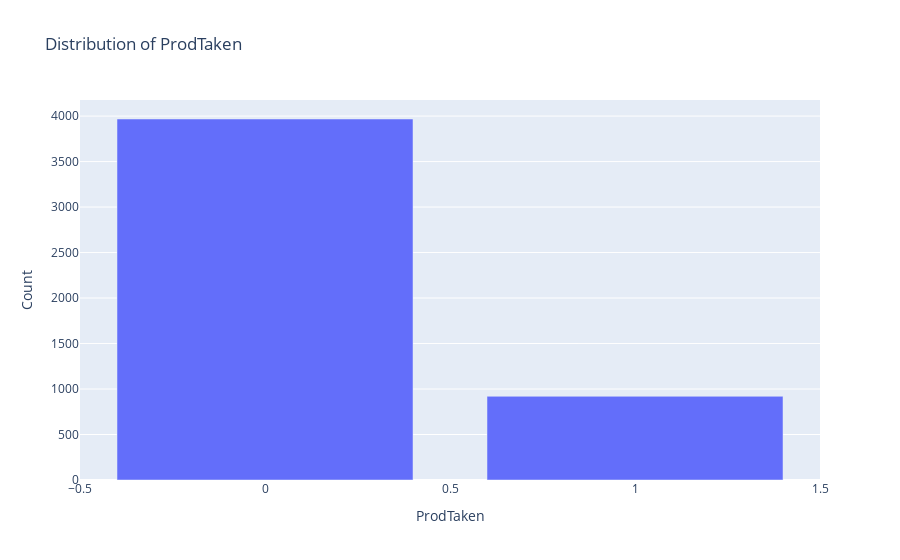
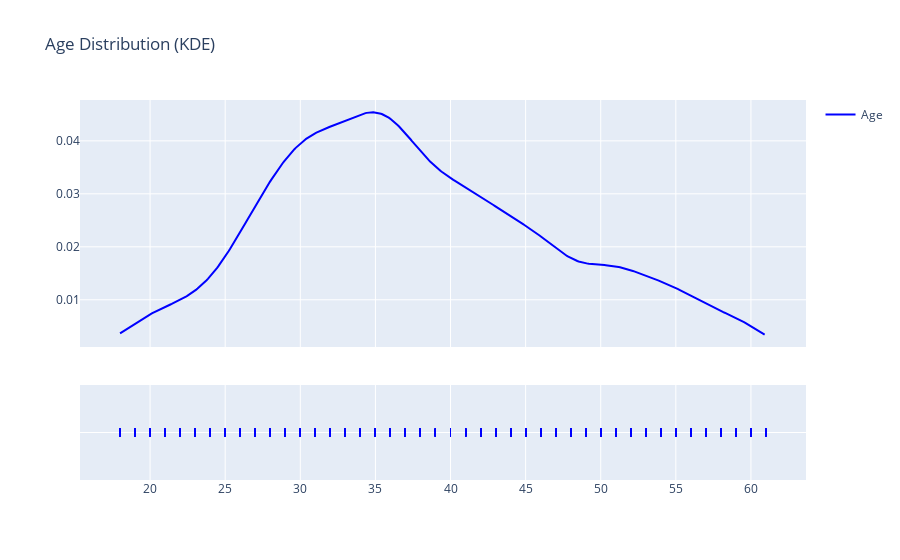
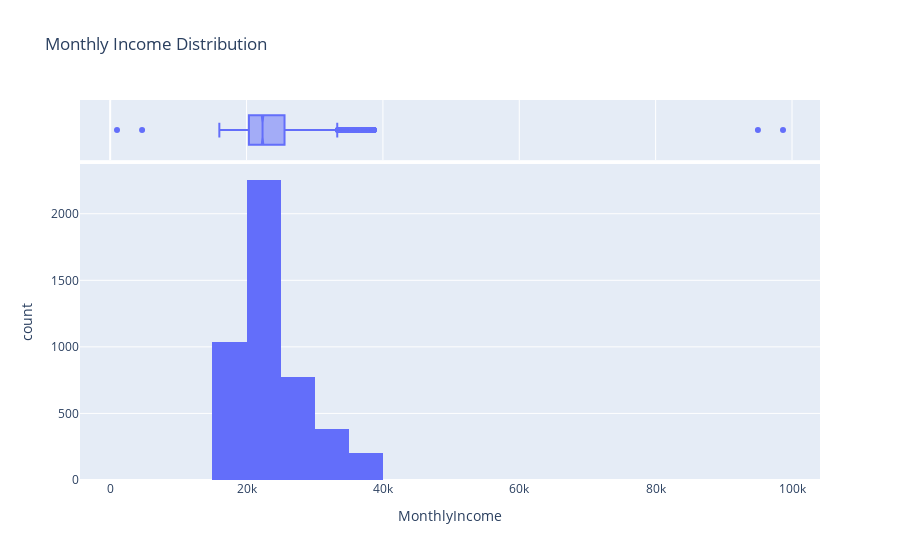
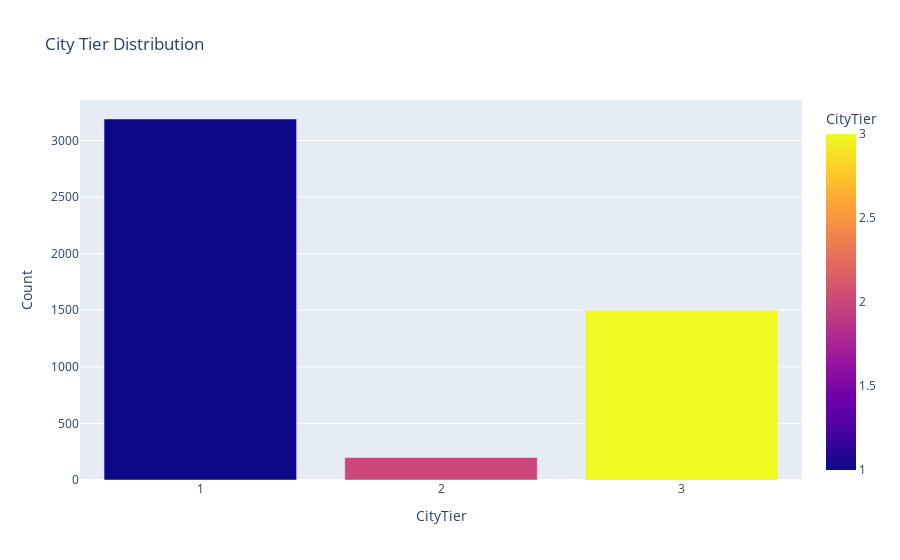

Notebook code cell kept with these figures, in order:
### Code cell
import random
import plotly.express as px
import plotly.graph_objs as go
# Select only numerical columns for correlation matrix
numerical_cols = df.select_dtypes(include=['int64', 'float64']).columns
corr_matrix = df[numerical_cols].corr()


# Count the occurrences of each ProdTaken value
prod_taken_counts = df['ProdTaken'].value_counts().reset_index()
prod_taken_counts.columns = ['ProdTaken', 'Count']

# Create a bar plot for ProdTaken distribution
fig1 = px.bar(prod_taken_counts, x='ProdTaken', y='Count', title='Distribution of ProdTaken')
fig1.show()

import plotly.figure_factory as ff


# KDE plot for Age distribution, excluding NaN values
fig2 = ff.create_distplot([df['Age'].dropna()], ['Age'], show_hist=False, colors=['blue'])
fig2.update_layout(title='Age Distribution (KDE)')
fig2.show()

# Histogram for Monthly Income distribution
fig3 = px.histogram(df, x='MonthlyIncome', nbins=20, title='Monthly Income Distribution', marginal='box')
fig3.show()

# Count the occurrences of each CityTier
city_tier_counts = df['CityTier'].value_counts().reset_index()
city_tier_counts.columns = ['CityTier', 'Count']

# Count the occurrences of each CityTier value
city_tier_counts = df['CityTier'].value_counts().reset_index()
city_tier_counts.columns = ['CityTier', 'Count']

# Create a bar plot for CityTier distribution with specified colors
fig4 = px.bar(city_tier_counts, x='CityTier', y='Count', title='City Tier Distribution',
              color='CityTier', color_discrete_map={1: 'blue', 2: 'green', 3: 'red'})

fig4.update_layout(xaxis=dict(tickmode='linear'))
fig4.show()
# Pie chart for Gender distribution
fig5 = px.pie(df, names='Gender', title='Gender Distribution', hole=0.3)
fig5.show()

# Count the occurrences of each Occupation value
occupation_counts = df['Occupation'].value_counts().reset_index()
occupation_counts.columns = ['Occupation', 'Count']

# Create a bar plot for Occupation distribution with specified color
fig6 = px.bar(occupation_counts, x='Occupation', y='Count', title='Occupation Distribution',
              color='Occupation', color_discrete_sequence=px.colors.qualitative.Vivid)

fig6.update_layout(showlegend=False)  # Hide the legend if you only want a single color
fig6.show()

# Scatter plot for Age vs Monthly Income
fig7 = px.scatter(df, x='Age', y='MonthlyIncome', color='ProdTaken', title='Age vs Monthly Income')
fig7.show()

# Heatmap of correlations between numerical features
fig8 = go.Figure(data=go.Heatmap(
    z=corr_matrix.values,
    x=corr_matrix.columns,
    y=corr_matrix.columns,
    colorscale='Magma'
))
fig8.update_layout(title='Correlation Heatmap')
fig8.show()

# Violin plot for Age distribution by ProdTaken
fig9 = px.violin(df, y='Age', color='ProdTaken', box=True, points="all", title='Age Distribution by ProdTaken')
fig9.show()

# Box plot for Monthly Income by Gender
fig10 = px.box(df, x='Gender', y='MonthlyIncome', color='Gender', title='Monthly Income by Gender')
fig10.show()

product_names = df['ProductPitched'].tolist()

# Count the occurrences of each product
product_counts = {product: product_names.count(product) for product in set(product_names)}

# Generate a list of unique colors
unique_colors = []
for _ in range(len(product_counts)):
    unique_colors.append('#{:06x}'.format(random.randint(0, 256**3-1)))

# Create a bar plot
fig11 = go.Figure(go.Bar(
            x=list(product_counts.keys()),
            y=list(product_counts.values()),
            marker_color=unique_colors  # Assign unique colors to each product
))

# Customize the layout
fig11.update_layout(
    title="Product Distribution",
    xaxis_title="Product Names",
    yaxis_title="Frequency"
)

# Show the plot
fig11.show()

### Figure 1 — Plotly figure (JSON) as saved in the notebook; plotly's stock layout.template omitted (floating-point values rounded to 4 significant figures)
{"data": [{"alignmentgroup": "True", "hovertemplate": "ProdTaken=%{x}<br>Count=%{y}<extra></extra>", "legendgroup": "", "marker": {"color": "#636efa", "pattern": {"shape": ""}}, "name": "", "offsetgroup": "", "orientation": "v", "showlegend": false, "textposition": "auto", "type": "bar", "x": [0, 1], "xaxis": "x", "y": [3968, 920], "yaxis": "y"}], "layout": {"barmode": "relative", "legend": {"tracegroupgap": 0}, "title": {"text": "Distribution of ProdTaken"}, "xaxis": {"anchor": "y", "domain": [0, 1], "title": {"text": "ProdTaken"}}, "yaxis": {"anchor": "x", "domain": [0, 1], "title": {"text": "Count"}}}}

### Figure 2 — Plotly figure (JSON) as saved in the notebook; plotly's stock layout.template omitted (floating-point values rounded to 4 significant figures; data arrays with more than 128 entries replaced by an {"elided": "..."} marker saying what was removed)
{"data": [{"legendgroup": "Age", "marker": {"color": "blue"}, "mode": "lines", "name": "Age", "showlegend": true, "type": "scatter", "x": {"elided": "500 float values"}, "xaxis": "x", "y": {"elided": "500 float values"}, "yaxis": "y"}, {"legendgroup": "Age", "marker": {"color": "blue", "symbol": "line-ns-open"}, "mode": "markers", "name": "Age", "showlegend": false, "type": "scatter", "x": {"elided": "4662 int values"}, "xaxis": "x", "y": {"elided": "4662 str values"}, "yaxis": "y2"}], "layout": {"barmode": "overlay", "hovermode": "closest", "legend": {"traceorder": "reversed"}, "title": {"text": "Age Distribution (KDE)"}, "xaxis": {"anchor": "y2", "domain": [0, 1], "zeroline": false}, "yaxis": {"anchor": "free", "domain": [0.35, 1], "position": 0}, "yaxis2": {"anchor": "x", "domain": [0, 0.25], "dtick": 1, "showticklabels": false}}}

### Figure 3 — Plotly figure (JSON) as saved in the notebook; plotly's stock layout.template omitted (floating-point values rounded to 4 significant figures; data arrays with more than 128 entries replaced by an {"elided": "..."} marker saying what was removed)
{"data": [{"alignmentgroup": "True", "bingroup": "x", "hovertemplate": "MonthlyIncome=%{x}<br>count=%{y}<extra></extra>", "legendgroup": "", "marker": {"color": "#636efa", "pattern": {"shape": ""}}, "name": "", "nbinsx": 20, "offsetgroup": "", "orientation": "v", "showlegend": false, "type": "histogram", "x": {"elided": "4888 int values"}, "xaxis": "x", "yaxis": "y"}, {"alignmentgroup": "True", "hovertemplate": "MonthlyIncome=%{x}<extra></extra>", "legendgroup": "", "marker": {"color": "#636efa"}, "name": "", "notched": true, "offsetgroup": "", "showlegend": false, "type": "box", "x": {"elided": "4888 int values"}, "xaxis": "x2", "yaxis": "y2"}], "layout": {"barmode": "relative", "legend": {"tracegroupgap": 0}, "title": {"text": "Monthly Income Distribution"}, "xaxis": {"anchor": "y", "domain": [0, 1], "title": {"text": "MonthlyIncome"}}, "xaxis2": {"anchor": "y2", "domain": [0, 1], "matches": "x", "showgrid": true, "showticklabels": false}, "yaxis": {"anchor": "x", "domain": [0, 0.8316], "title": {"text": "count"}}, "yaxis2": {"anchor": "x2", "domain": [0.8416, 1], "matches": "y2", "showgrid": false, "showline": false, "showticklabels": false, "ticks": ""}}}

### Figure 4 — Plotly figure (JSON) as saved in the notebook; plotly's stock layout.template omitted (floating-point values rounded to 4 significant figures)
{"data": [{"alignmentgroup": "True", "hovertemplate": "CityTier=%{marker.color}<br>Count=%{y}<extra></extra>", "legendgroup": "", "marker": {"color": [1, 3, 2], "coloraxis": "coloraxis", "pattern": {"shape": ""}}, "name": "", "offsetgroup": "", "orientation": "v", "showlegend": false, "textposition": "auto", "type": "bar", "x": [1, 3, 2], "xaxis": "x", "y": [3190, 1500, 198], "yaxis": "y"}], "layout": {"barmode": "relative", "coloraxis": {"colorbar": {"title": {"text": "CityTier"}}, "colorscale": [[0, "#0d0887"], [0.1111, "#46039f"], [0.2222, "#7201a8"], [0.3333, "#9c179e"], [0.4444, "#bd3786"], [0.5556, "#d8576b"], [0.6667, "#ed7953"], [0.7778, "#fb9f3a"], [0.8889, "#fdca26"], [1, "#f0f921"]]}, "legend": {"tracegroupgap": 0}, "title": {"text": "City Tier Distribution"}, "xaxis": {"anchor": "y", "domain": [0, 1], "tickmode": "linear", "title": {"text": "CityTier"}}, "yaxis": {"anchor": "x", "domain": [0, 1], "title": {"text": "Count"}}}}
